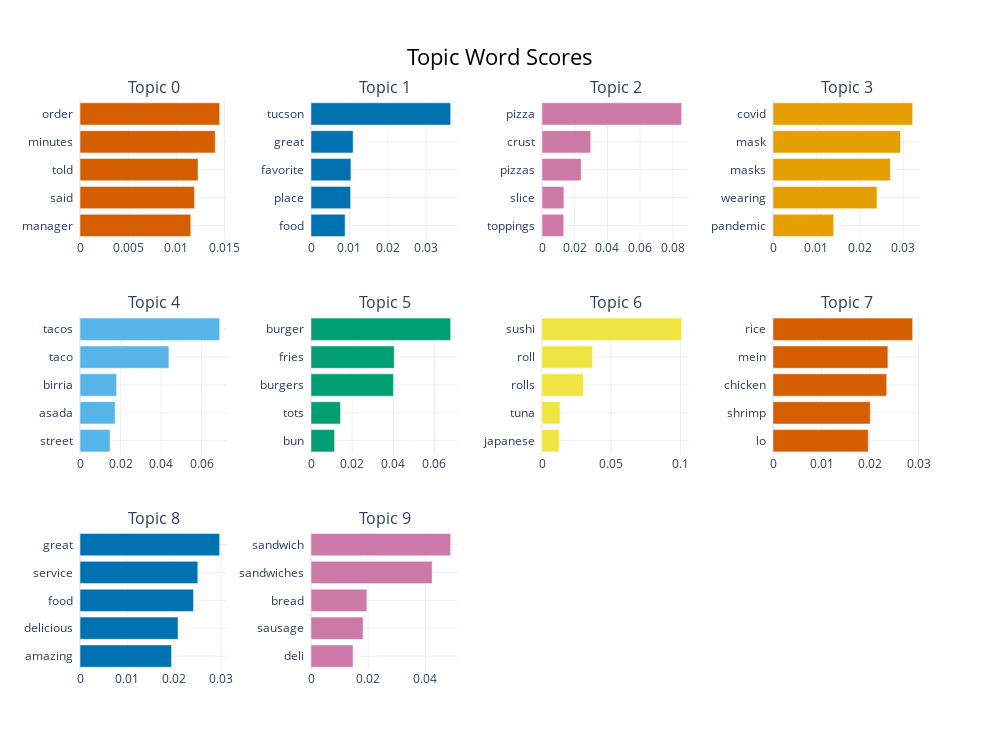
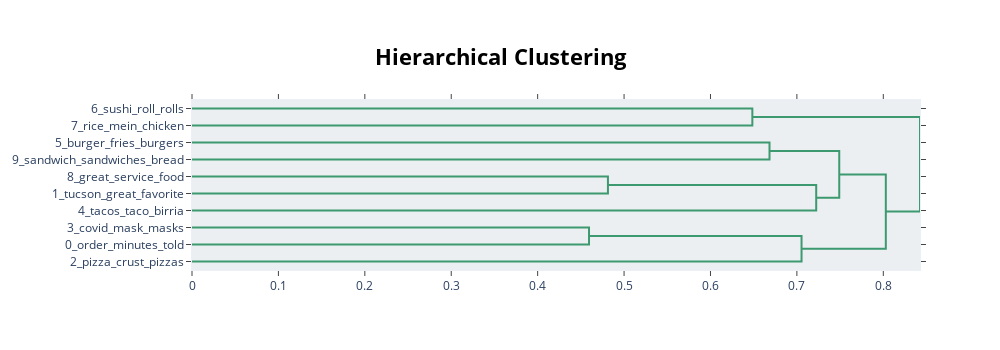

Write notebook code for charts like these, in order.
### Code cell
#Code Cell 14 - Visualize the most relevant words for the top 10 topics and the topic hierarchy for the zero shot topic model
# Ensure BERTopic and visualization tools are available
from bertopic import BERTopic

# Check if the zero-shot topic model exists
if 'zero_shot_topic_model' not in globals():
    raise NameError("Error: 'zero_shot_topic_model' is missing. Please re-run Code Cell 13 first.")

# Generate visualization for the most relevant words in the top 10 topics
fig_top_words = zero_shot_topic_model.visualize_barchart(top_n_topics=10)
fig_top_words.show()

# Generate the topic hierarchy for the zero-shot topic model
fig_hierarchy = zero_shot_topic_model.visualize_hierarchy(top_n_topics=10)
fig_hierarchy.show()

### Figure 1 — Plotly figure (JSON) as saved in the notebook; plotly's stock layout.template omitted (floating-point values rounded to 4 significant figures)
{"data": [{"marker": {"color": "#D55E00"}, "orientation": "h", "type": "bar", "x": [0.01151, 0.0119, 0.01226, 0.01405, 0.01451], "xaxis": "x", "y": ["manager  ", "said  ", "told  ", "minutes  ", "order  "], "yaxis": "y"}, {"marker": {"color": "#0072B2"}, "orientation": "h", "type": "bar", "x": [0.008878, 0.01031, 0.01039, 0.01097, 0.03633], "xaxis": "x2", "y": ["food  ", "place  ", "favorite  ", "great  ", "tucson  "], "yaxis": "y2"}, {"marker": {"color": "#CC79A7"}, "orientation": "h", "type": "bar", "x": [0.01327, 0.01338, 0.02397, 0.02978, 0.08539], "xaxis": "x3", "y": ["toppings  ", "slice  ", "pizzas  ", "crust  ", "pizza  "], "yaxis": "y3"}, {"marker": {"color": "#E69F00"}, "orientation": "h", "type": "bar", "x": [0.01397, 0.02393, 0.02703, 0.02935, 0.03214], "xaxis": "x4", "y": ["pandemic  ", "wearing  ", "masks  ", "mask  ", "covid  "], "yaxis": "y4"}, {"marker": {"color": "#56B4E9"}, "orientation": "h", "type": "bar", "x": [0.01482, 0.01734, 0.01807, 0.04387, 0.06893], "xaxis": "x5", "y": ["street  ", "asada  ", "birria  ", "taco  ", "tacos  "], "yaxis": "y5"}, {"marker": {"color": "#009E73"}, "orientation": "h", "type": "bar", "x": [0.01147, 0.01432, 0.04007, 0.04046, 0.06789], "xaxis": "x6", "y": ["bun  ", "tots  ", "burgers  ", "fries  ", "burger  "], "yaxis": "y6"}, {"marker": {"color": "#F0E442"}, "orientation": "h", "type": "bar", "x": [0.01235, 0.01311, 0.02975, 0.03655, 0.1009], "xaxis": "x7", "y": ["japanese  ", "tuna  ", "rolls  ", "roll  ", "sushi  "], "yaxis": "y7"}, {"marker": {"color": "#D55E00"}, "orientation": "h", "type": "bar", "x": [0.01961, 0.02002, 0.02341, 0.02366, 0.02875], "xaxis": "x8", "y": ["lo  ", "shrimp  ", "chicken  ", "mein  ", "rice  "], "yaxis": "y8"}, {"marker": {"color": "#0072B2"}, "orientation": "h", "type": "bar", "x": [0.01947, 0.02084, 0.02413, 0.02505, 0.02969], "xaxis": "x9", "y": ["amazing  ", "delicious  ", "food  ", "service  ", "great  "], "yaxis": "y9"}, {"marker": {"color": "#CC79A7"}, "orientation": "h", "type": "bar", "x": [0.01471, 0.01823, 0.01955, 0.0424, 0.04887], "xaxis": "x10", "y": ["deli  ", "sausage  ", "bread  ", "sandwiches  ", "sandwich  "], "yaxis": "y10"}], "layout": {"annotations": [{"font": {"size": 16}, "showarrow": false, "text": "Topic 0", "x": 0.0875, "xanchor": "center", "xref": "paper", "y": 1, "yanchor": "bottom", "yref": "paper"}, {"font": {"size": 16}, "showarrow": false, "text": "Topic 1", "x": 0.3625, "xanchor": "center", "xref": "paper", "y": 1, "yanchor": "bottom", "yref": "paper"}, {"font": {"size": 16}, "showarrow": false, "text": "Topic 2", "x": 0.6375, "xanchor": "center", "xref": "paper", "y": 1, "yanchor": "bottom", "yref": "paper"}, {"font": {"size": 16}, "showarrow": false, "text": "Topic 3", "x": 0.9125, "xanchor": "center", "xref": "paper", "y": 1, "yanchor": "bottom", "yref": "paper"}, {"font": {"size": 16}, "showarrow": false, "text": "Topic 4", "x": 0.0875, "xanchor": "center", "xref": "paper", "y": 0.6222, "yanchor": "bottom", "yref": "paper"}, {"font": {"size": 16}, "showarrow": false, "text": "Topic 5", "x": 0.3625, "xanchor": "center", "xref": "paper", "y": 0.6222, "yanchor": "bottom", "yref": "paper"}, {"font": {"size": 16}, "showarrow": false, "text": "Topic 6", "x": 0.6375, "xanchor": "center", "xref": "paper", "y": 0.6222, "yanchor": "bottom", "yref": "paper"}, {"font": {"size": 16}, "showarrow": false, "text": "Topic 7", "x": 0.9125, "xanchor": "center", "xref": "paper", "y": 0.6222, "yanchor": "bottom", "yref": "paper"}, {"font": {"size": 16}, "showarrow": false, "text": "Topic 8", "x": 0.0875, "xanchor": "center", "xref": "paper", "y": 0.2444, "yanchor": "bottom", "yref": "paper"}, {"font": {"size": 16}, "showarrow": false, "text": "Topic 9", "x": 0.3625, "xanchor": "center", "xref": "paper", "y": 0.2444, "yanchor": "bottom", "yref": "paper"}], "height": 750, "hoverlabel": {"bgcolor": "white", "font": {"family": "Rockwell", "size": 16}}, "showlegend": false, "title": {"font": {"color": "Black", "size": 22}, "text": "Topic Word Scores", "x": 0.5, "xanchor": "center", "yanchor": "top"}, "width": 1000, "xaxis": {"anchor": "y", "autorange": true, "domain": [0, 0.175], "range": [0, 0.01527], "showgrid": true, "type": "linear"}, "xaxis10": {"anchor": "y10", "autorange": true, "domain": [0.275, 0.45], "range": [0, 0.05144], "showgrid": true, "type": "linear"}, "xaxis11": {"anchor": "y11", "domain": [0.55, 0.725], "showgrid": true}, "xaxis12": {"anchor": "y12", "domain": [0.825, 1], "showgrid": true}, "xaxis2": {"anchor": "y2", "autorange": true, "domain": [0.275, 0.45], "range": [0, 0.03825], "showgrid": true, "type": "linear"}, "xaxis3": {"anchor": "y3", "autorange": true, "domain": [0.55, 0.725], "range": [0, 0.08988], "showgrid": true, "type": "linear"}, "xaxis4": {"anchor": "y4", "autorange": true, "domain": [0.825, 1], "range": [0, 0.03383], "showgrid": true, "type": "linear"}, "xaxis5": {"anchor": "y5", "autorange": true, "domain": [0, 0.175], "range": [0, 0.07256], "showgrid": true, "type": "linear"}, "xaxis6": {"anchor": "y6", "autorange": true, "domain": [0.275, 0.45], "range": [0, 0.07146], "showgrid": true, "type": "linear"}, "xaxis7": {"anchor": "y7", "autorange": true, "domain": [0.55, 0.725], "range": [0, 0.1062], "showgrid": true, "type": "linear"}, "xaxis8": {"anchor": "y8", "autorange": true, "domain": [0.825, 1], "range": [0, 0.03027], "showgrid": true, "type": "linear"}, "xaxis9": {"anchor": "y9", "autorange": true, "domain": [0, 0.175], "range": [0, 0.03125], "showgrid": true, "type": "linear"}, "yaxis": {"anchor": "x", "autorange": true, "domain": [0.7556, 1], "range": [-0.5, 4.5], "showgrid": true, "type": "category"}, "yaxis10": {"anchor": "x10", "autorange": true, "domain": [0, 0.2444], "range": [-0.5, 4.5], "showgrid": true, "type": "category"}, "yaxis11": {"anchor": "x11", "domain": [0, 0.2444], "showgrid": true}, "yaxis12": {"anchor": "x12", "domain": [0, 0.2444], "showgrid": true}, "yaxis2": {"anchor": "x2", "autorange": true, "domain": [0.7556, 1], "range": [-0.5, 4.5], "showgrid": true, "type": "category"}, "yaxis3": {"anchor": "x3", "autorange": true, "domain": [0.7556, 1], "range": [-0.5, 4.5], "showgrid": true, "type": "category"}, "yaxis4": {"anchor": "x4", "autorange": true, "domain": [0.7556, 1], "range": [-0.5, 4.5], "showgrid": true, "type": "category"}, "yaxis5": {"anchor": "x5", "autorange": true, "domain": [0.3778, 0.6222], "range": [-0.5, 4.5], "showgrid": true, "type": "category"}, "yaxis6": {"anchor": "x6", "autorange": true, "domain": [0.3778, 0.6222], "range": [-0.5, 4.5], "showgrid": true, "type": "category"}, "yaxis7": {"anchor": "x7", "autorange": true, "domain": [0.3778, 0.6222], "range": [-0.5, 4.5], "showgrid": true, "type": "category"}, "yaxis8": {"anchor": "x8", "autorange": true, "domain": [0.3778, 0.6222], "range": [-0.5, 4.5], "showgrid": true, "type": "category"}, "yaxis9": {"anchor": "x9", "autorange": true, "domain": [0, 0.2444], "range": [-0.5, 4.5], "showgrid": true, "type": "category"}}}

### Figure 2 — Plotly figure (JSON) as saved in the notebook; plotly's stock layout.template omitted (floating-point values rounded to 4 significant figures)
{"data": [{"hoverinfo": "text", "marker": {"color": "rgb(61,153,112)"}, "mode": "lines", "type": "scatter", "x": [0, 0.6484, 0.6484, 0], "xaxis": "x", "y": [-5, -5, -15, -15], "yaxis": "y"}, {"hoverinfo": "text", "marker": {"color": "rgb(61,153,112)"}, "mode": "lines", "type": "scatter", "x": [0, 0.6683, 0.6683, 0], "xaxis": "x", "y": [-25, -25, -35, -35], "yaxis": "y"}, {"hoverinfo": "text", "marker": {"color": "rgb(61,153,112)"}, "mode": "lines", "type": "scatter", "x": [0, 0.4813, 0.4813, 0], "xaxis": "x", "y": [-45, -45, -55, -55], "yaxis": "y"}, {"hoverinfo": "text", "marker": {"color": "rgb(61,153,112)"}, "mode": "lines", "type": "scatter", "x": [0.4813, 0.7224, 0.7224, 0], "xaxis": "x", "y": [-50, -50, -65, -65], "yaxis": "y"}, {"hoverinfo": "text", "marker": {"color": "rgb(61,153,112)"}, "mode": "lines", "type": "scatter", "x": [0.6683, 0.749, 0.749, 0.7224], "xaxis": "x", "y": [-30, -30, -57.5, -57.5], "yaxis": "y"}, {"hoverinfo": "text", "marker": {"color": "rgb(61,153,112)"}, "mode": "lines", "type": "scatter", "x": [0, 0.4594, 0.4594, 0], "xaxis": "x", "y": [-75, -75, -85, -85], "yaxis": "y"}, {"hoverinfo": "text", "marker": {"color": "rgb(61,153,112)"}, "mode": "lines", "type": "scatter", "x": [0.4594, 0.7054, 0.7054, 0], "xaxis": "x", "y": [-80, -80, -95, -95], "yaxis": "y"}, {"hoverinfo": "text", "marker": {"color": "rgb(61,153,112)"}, "mode": "lines", "type": "scatter", "x": [0.749, 0.8029, 0.8029, 0.7054], "xaxis": "x", "y": [-43.75, -43.75, -87.5, -87.5], "yaxis": "y"}, {"hoverinfo": "text", "marker": {"color": "rgb(61,153,112)"}, "mode": "lines", "type": "scatter", "x": [0.6484, 0.8425, 0.8425, 0.8029], "xaxis": "x", "y": [-10, -10, -65.62, -65.62], "yaxis": "y"}], "layout": {"autosize": false, "height": 350, "hoverlabel": {"bgcolor": "white", "font": {"family": "Rockwell", "size": 16}}, "hovermode": "closest", "plot_bgcolor": "#ECEFF1", "showlegend": false, "title": {"font": {"color": "Black", "size": 22}, "text": "<b>Hierarchical Clustering</b>", "x": 0.5, "xanchor": "center", "yanchor": "top"}, "width": 1000, "xaxis": {"autorange": true, "mirror": "allticks", "range": [0, 0.8425], "rangemode": "tozero", "showgrid": false, "showline": true, "showticklabels": true, "ticks": "outside", "type": "linear", "zeroline": false}, "yaxis": {"mirror": "allticks", "range": [-100, 0], "rangemode": "tozero", "showgrid": false, "showline": true, "showticklabels": true, "tickmode": "array", "ticks": "outside", "ticktext": ["6_sushi_roll_rolls", "7_rice_mein_chicken", "5_burger_fries_burgers", "9_sandwich_sandwiches_bread", "8_great_service_food", "1_tucson_great_favorite", "4_tacos_taco_birria", "3_covid_mask_masks", "0_order_minutes_told", "2_pizza_crust_pizzas"], "tickvals": [-5, -15, -25, -35, -45, -55, -65, -75, -85, -95], "type": "linear", "zeroline": false}}}
